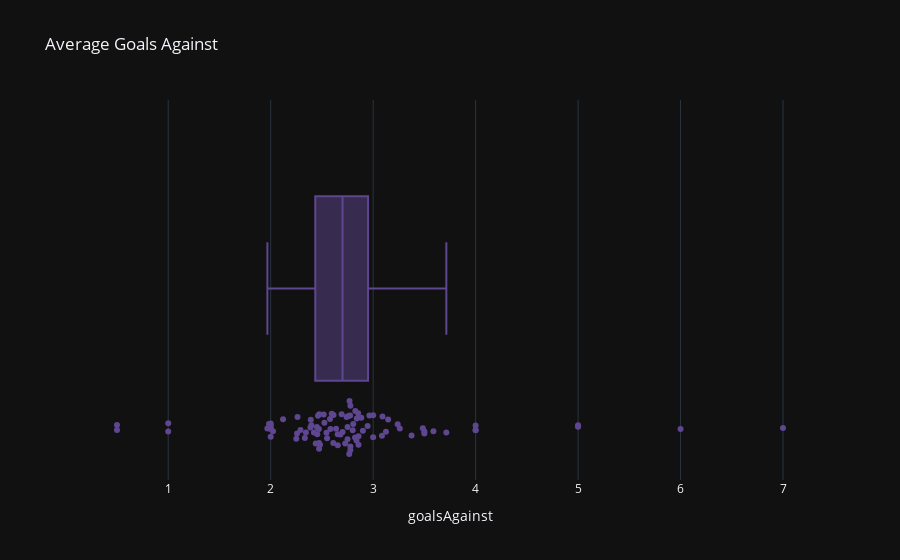

The code cell stored with this chart in its notebook:
### Code cell
px.box(dfPlayerStats, x='goalsAgainst', title='Average Goals Against', hover_data=['firstName', 'lastName'], points='all')

### Figure 1 — Plotly figure (JSON) as saved in the notebook; plotly's stock layout.template omitted (floating-point values rounded to 4 significant figures; data arrays with more than 128 entries replaced by an {"elided": "..."} marker saying what was removed)
{"data": [{"alignmentgroup": "True", "boxpoints": "all", "customdata": {"elided": "93x2 str values"}, "hovertemplate": "goalsAgainst=%{x}<br>firstName=%{customdata[0]}<br>lastName=%{customdata[1]}<extra></extra>", "legendgroup": "", "marker": {"color": "rgb(95, 70, 144)"}, "name": "", "notched": false, "offsetgroup": "", "orientation": "h", "showlegend": false, "type": "box", "x": [2.769, 3.714, 2.0, 2.55, 2.776, 3.0, 3.485, 2.638, 2.681, 2.439, 2.75, 3.239, 2.583, 2.767, 2.472, 2.8, 2.806, 2.826, 1.983, 2.25, 2.023, 2.0, 2.75, 2.885, 3.146, 2.654, 2.544, 3.375, 3.086, 2.692, 2.611, 2.471, 2.481, 2.701, 2.854, 2.397, 4.0, 2.517, 2.388, 3.588, 2.837, 2.824, 2.524, 5.0, 2.344, 2.262, 2.963, 2.257, 2.451, 2.579, 2.946, 2.758, 2.596, 3.26, 2.474, 2.84, 2.333, 2.9, 4.0, 2.778, 2.857, 2.291, 3.5, 2.857, 2.778, 2.422, 2.472, 0.5, 3.0, 6, 3.091, 2.462, 3.125, 5.0, 2.778, 1.968, 2.121, 2.741, 2, 2.655, 2.0, 2.613, 2.391, 2.727, 1.0, 3.5, 7.0, 2.455, 0.5, 1.0, 4.0, 5, 2.0], "x0": " ", "xaxis": "x", "y0": " ", "yaxis": "y"}], "layout": {"boxmode": "group", "legend": {"tracegroupgap": 0}, "title": {"text": "Average Goals Against"}, "xaxis": {"anchor": "y", "domain": [0, 1], "title": {"text": "goalsAgainst"}}, "yaxis": {"anchor": "x", "domain": [0, 1]}}}
